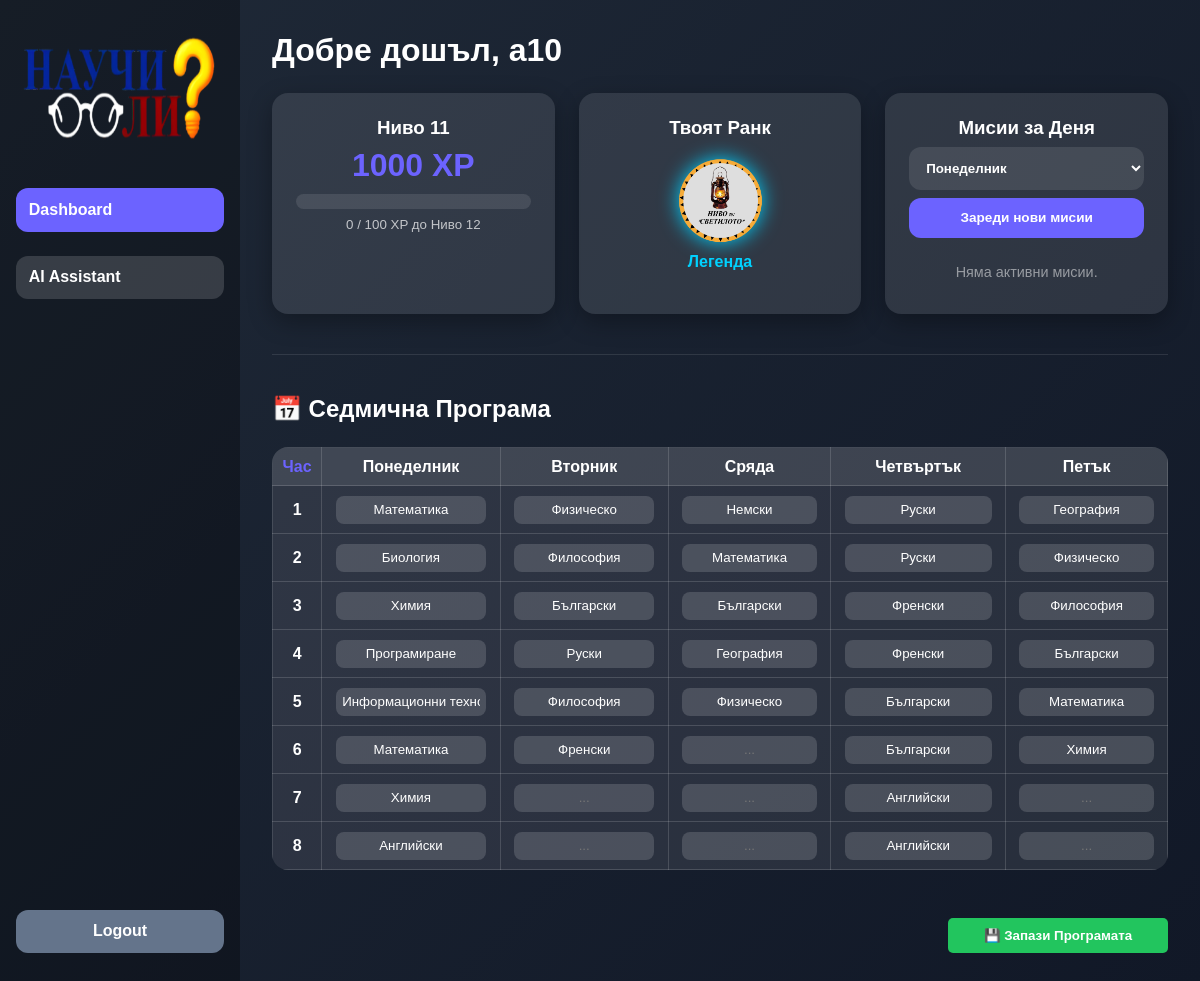
Before: /dashboard (signed in) with the older database file.
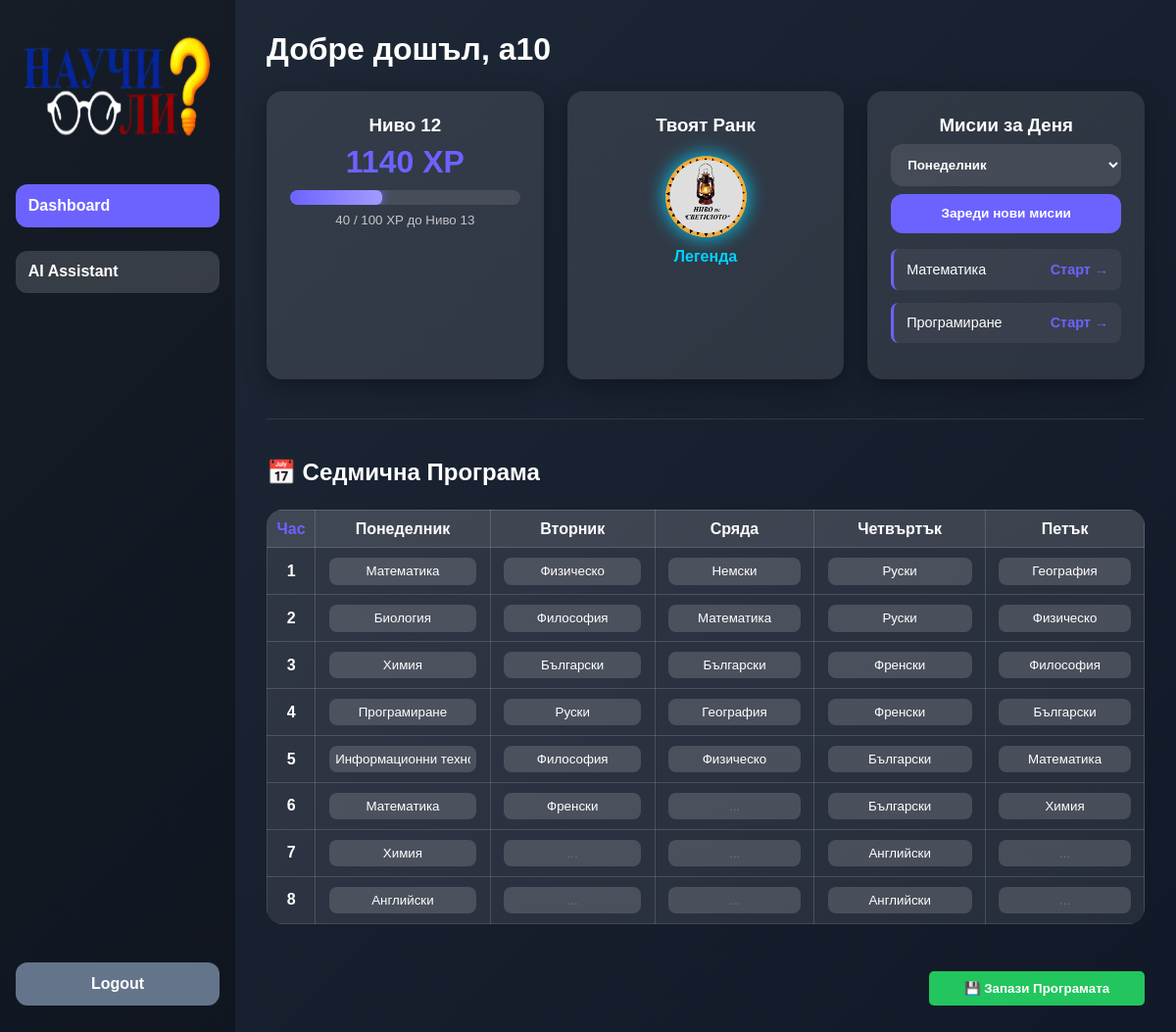
After: the same page with the newer database file.
### app.py (models this page shows)
class User(db.Model, UserMixin):
    id = db.Column(db.Integer, primary_key=True)
    username = db.Column(db.String(150), unique=True, nullable=False)
    password = db.Column(db.String(150), nullable=False)
    xp = db.Column(db.Integer, default=0)
    level = db.Column(db.Integer, default=1)
    study_programs = db.relationship('StudyProgram', backref='user', lazy=True)
    missions = db.relationship('Mission', backref='user', lazy=True)

class Mission(db.Model):
    id = db.Column(db.Integer, primary_key=True)
    title = db.Column(db.String(200))
    duration = db.Column(db.Integer)      # <--- Make sure this line exists!
    xp_reward = db.Column(db.Integer)
    completed = db.Column(db.Boolean, default=False)
    remaining_seconds = db.Column(db.Integer, default=0)
    user_id = db.Column(db.Integer, db.ForeignKey('user.id'))

### app.py (the view)
@app.route('/dashboard')
@login_required
def dashboard():
    calculated_level = (current_user.xp // 100) + 1
    if current_user.level != calculated_level:
        current_user.level = calculated_level
        db.session.commit()
    missions = Mission.query.filter_by(user_id=current_user.id, completed=False).all()
    all_missions = Mission.query.filter_by(user_id=current_user.id).all()
    subject_stats = {}
    for m in all_missions:
        subj = m.title.replace("Study Session: ", "")
        if subj not in subject_stats:
            subject_stats[subj] = {'total': 0, 'completed': 0}
        subject_stats[subj]['total'] += 1
        if m.completed:
            subject_stats[subj]['completed'] += 1
    weakest_subject = "None yet"
    lowest_rate = 101
    for subj, stats in subject_stats.items():
        rate = (stats['completed'] / stats['total']) * 100
        if rate < lowest_rate:
            lowest_rate = rate
            weakest_subject = subj
    raw_programs = StudyProgram.query.filter_by(user_id=current_user.id).all()
    formatted_program = {}
    for p in raw_programs:
        subject_list = p.subjects.split(',') if p.subjects else []
        for index, subject in enumerate(subject_list):
            key = f"{p.day}_{index + 1}"
            formatted_program[key] = subject
    current_level_xp = current_user.xp % 100
    progress_percent = current_level_xp  # Тъй като нивото е 100, XP-то е равно на процента
    return render_template('dashboard.html',
                           missions=missions,
                           user=current_user,
                           programs=formatted_program,
                           weakest_subject=weakest_subject,
                           stats=subject_stats,
                           current_level_xp=current_level_xp,
                           progress_percent=progress_percent)

### app.py (called while the page is built)
@login_manager.user_loader
def load_user(user_id):
    return User.query.get(int(user_id))

### templates/dashboard.html (shortened to what the changed rows need)
<!DOCTYPE html>
<html lang="bg">
<head>
    <link rel="stylesheet" href="{{ url_for('static', filename='style.css') }}">
</head>
<body>
    <div class="container">
        <div class="content-area">
            <h1 style="margin-bottom: 1.5rem;">Добре дошъл, {{ user.username }}</h1>
            <div class="cards">
                <div class="card">
                    <h3>Ниво {{ user.level }}</h3>
                    <p style="font-size: 2rem; font-weight: bold; color: #6c63ff; margin-bottom: 0.5rem;">
                        {{ user.xp }} XP
                    </p>
                    <div class="progress-bar-bg" style="background: rgba(255,255,255,0.1); border-radius: 10px; height: 15px; width: 100%; overflow: hidden; margin-top: 10px;">
                        <div class="progress-bar-fill"
                             style="width: {{ current_level_xp }}%; background: linear-gradient(90deg, #6c63ff, #a29bfe); height: 100%; transition: width 1s ease-out; box-shadow: 0 0 10px #6c63ff;">
                        </div>
                    </div>
                    <small style="opacity: 0.7; display: block; margin-top: 8px;">
                        {{ current_level_xp }} / 100 XP до Ниво {{ user.level + 1 }}
                    </small>
                </div>
                <div class="card">
                </div>
                <div class="card">
                    <div class="missions" style="width: 100%;">
                        <ul style="list-style: none; text-align: left; font-size: 0.9rem; padding: 0;">
                            {% for mission in missions %}
                            <li style="margin-bottom: 0.8rem; display: flex; justify-content: space-between; align-items: center; background: rgba(255,255,255,0.05); padding: 0.8rem; border-radius: 0.5rem; border-left: 3px solid #6c63ff;">
                                <span>{{ mission.title }}</span>
                                <a href="{{ url_for('mission', mission_id=mission.id) }}" style="color: #6c63ff; font-weight: bold; text-decoration: none;">Старт →</a>
                            </li>
                            {% else %}
                            <li style="opacity: 0.5; text-align: center; padding: 10px;">Няма активни мисии.</li>
                            {% endfor %}
                        </ul>
                    </div>
                </div>
            </div>
            <hr style="margin: 2.5rem 0; border: 0; border-top: 1px solid rgba(255,255,255,0.1);">
            <div class="study-program-section">
                <h2 style="margin-bottom: 1rem; display: flex; align-items: center; gap: 10px;">
                    📅 Седмична Програма
                </h2>
                <form action="{{ url_for('study_program') }}" method="POST">
                    <table>
                        <thead>
                            <tr>
                                <th style="color: #6c63ff;">Час</th>
                                <th>Понеделник</th>
                                <th>Вторник</th>
                                <th>Сряда</th>
                                <th>Четвъртък</th>
                                <th>Петък</th>
                            </tr>
                        </thead>
                        <tbody>
                            {% set days = ["Monday", "Tuesday", "Wednesday", "Thursday", "Friday"] %}
                            {% for hour in range(1, 9) %}
                            <tr>
                                <td><strong>{{ hour }}</strong></td>
                                {% for day in days %}
                                <td>
                                    {% set cell_key = day ~ '_' ~ hour %}
                                    <input type="text" name="{{ cell_key }}" value="{{ programs.get(cell_key, '') }}" placeholder="...">
                                </td>
                                {% endfor %}
                            </tr>
                            {% endfor %}
                        </tbody>
                    </table>
                </form>
            </div>
        </div>
    </div>
</body>
</html>

Changed rows visible on the page:
changed User: level "11" → "12"; xp "1000" → "1140"; user.level+1 "12" → "13"
added Mission: title "Математика"
added Mission: title "Програмиране"
Other visible differences:
{{ current_level_xp }}: "0" → "40"
text no longer shown: "Няма активни мисии."
